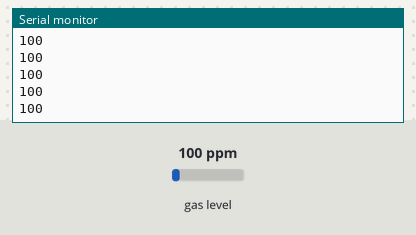
Recording of a sketch running on a simulated Arduino Uno, built with avr-gcc and run on an emulated ATmega328P. Shown: the last lines printed to the serial monitor. Inputs (shaded band) come from the test bench; at power-on: gas level 100 ppm.

Above: at 1.7 s.
1.8 s: gas level set to 20 ppm
At 2.9 s:
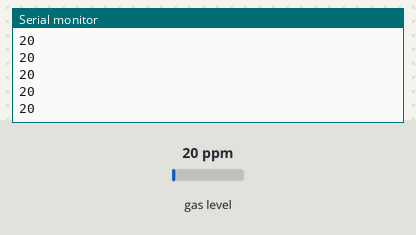
3.3 s: gas level set to 250 ppm
At 4.1 s:
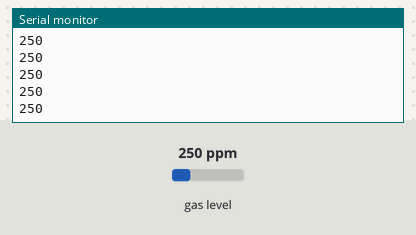
Timing chart, 0 to 6.3 s (numbered marks = the images above; inputs shaded):
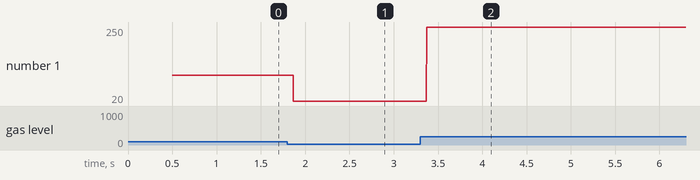

Measured:
- after the input at 1.8 s, the serial monitor: prints a new line after 0.07 s (image 1)
- after the input at 3.3 s, the serial monitor: prints a new line after 0.07 s (image 2)
- plotted number 1: 100 → 20 after the input at 1.8 s, 20 → 250 after the input at 3.3 s

The sketch:

Tes_Program_Asap.ino
```cpp
#include <MQ2.h>
int pin = A0;
int smoke;
MQ2 mq2(pin);

void setup() {
  Serial.begin(9600);
  mq2.begin();
}

void loop() {
  float* values = mq2.read(true);
  smoke = mq2.readSmoke();
  Serial.println(smoke);
}
```
